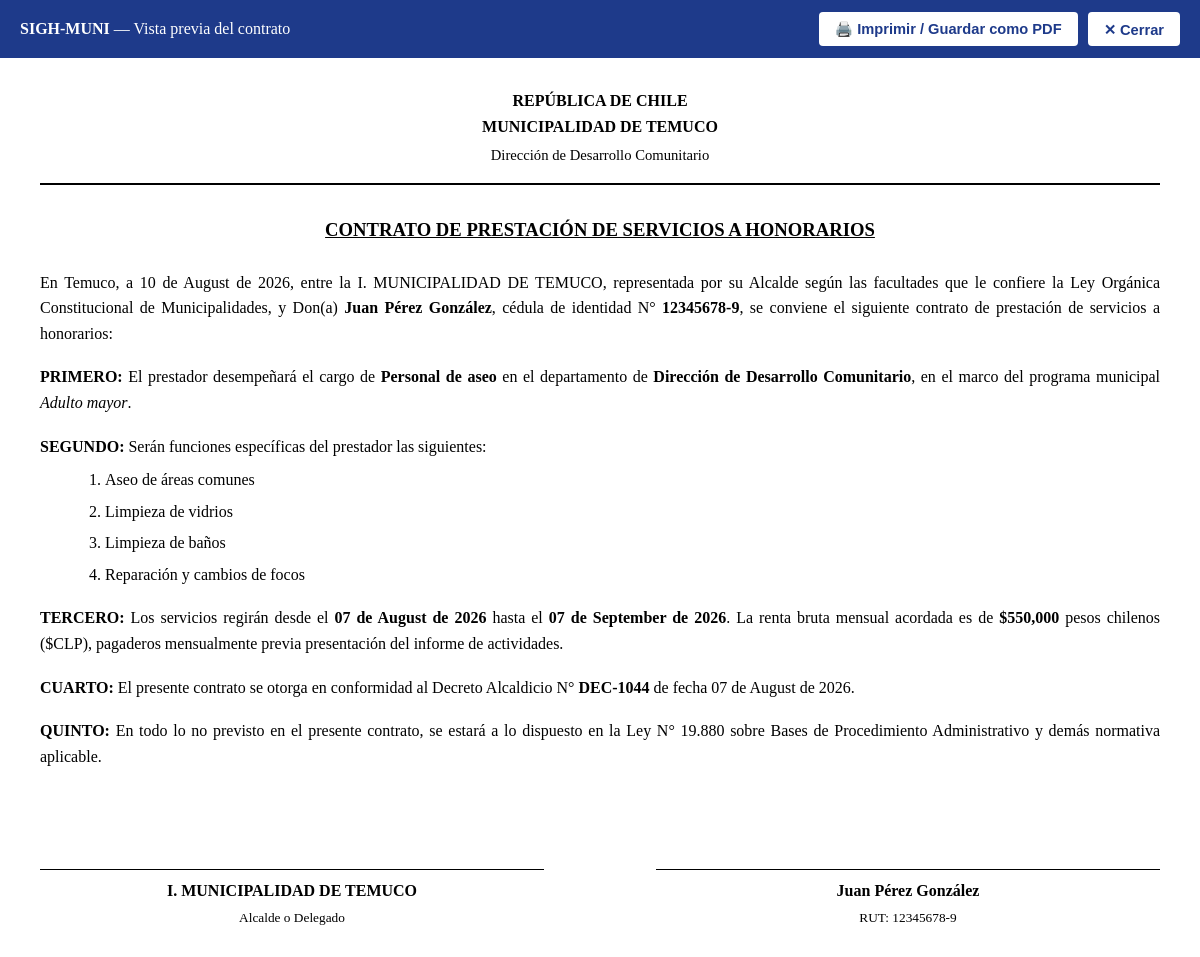
/contracts/2/preview (signed in), run on the app's committed database.
### app/models/user.py (models this page shows, shortened)
class Department(db.Model):
    __tablename__ = 'departments'
    id = db.Column(db.Integer, primary_key=True, autoincrement=True)
    code = db.Column(db.String(50), nullable=False, unique=True)
    name = db.Column(db.String(150), nullable=False)
    cost_center = db.Column(db.String(50), nullable=True)
    is_active = db.Column(db.Integer, nullable=False, default=1)
    created_at = db.Column(db.DateTime, nullable=False, default=datetime.utcnow)
    users = db.relationship('User', backref='department', lazy=True)

### app/models/contract.py (models this page shows, shortened)
class Contract(db.Model):
    __tablename__ = 'contracts'
    id = db.Column(db.Integer, primary_key=True)
    provider_id = db.Column(db.Integer, db.ForeignKey('service_providers.id'), nullable=False)
    department_id = db.Column(db.Integer, db.ForeignKey('departments.id'), nullable=False)
    creation_type = db.Column(db.String(50), default='CREADO')
    contract_number = db.Column(db.String(50), unique=True, nullable=False)
    decline_number = db.Column(db.String(50), nullable=True)
    decline_date = db.Column(db.Date, nullable=True)
    position_title = db.Column(db.String(150), nullable=False)
    program_name = db.Column(db.String(150), nullable=True)
    monthly_amount_gross = db.Column(db.Float, nullable=False)
    total_contract_amount = db.Column(db.Float, nullable=False)
    start_date = db.Column(db.Date, nullable=False)
    end_date = db.Column(db.Date, nullable=False)
    pdf_file_path = db.Column(db.String(255), nullable=True)
    ocr_processed = db.Column(db.Integer, default=0)
    status = db.Column(db.String(30), default='BORRADOR')
    created_at = db.Column(db.DateTime, default=datetime.utcnow)
    provider = db.relationship('ServiceProvider', back_populates='contracts', lazy=True)
    department = db.relationship('Department', backref=db.backref('department_contracts', lazy=True))
    functions = db.relationship('ContractFunction', backref='contract', cascade='all, delete-orphan', lazy=True,
                                order_by='ContractFunction.function_order')
    payments = db.relationship('MonthlyPayment', back_populates='contract', lazy=True, cascade='all, delete-orphan')

class ContractFunction(db.Model):
    __tablename__ = 'contract_functions'
    id = db.Column(db.Integer, primary_key=True)
    contract_id = db.Column(db.Integer, db.ForeignKey('contracts.id'), nullable=False)
    function_order = db.Column(db.Integer, nullable=False)
    function_description = db.Column(db.Text, nullable=False)
    is_mandatory_for_payment = db.Column(db.Integer, default=1)
    created_at = db.Column(db.DateTime, default=datetime.utcnow)

### app/models/provider.py (models this page shows, shortened)
class ServiceProvider(db.Model):
    __tablename__ = 'service_providers'
    id = db.Column(db.Integer, primary_key=True, autoincrement=True)
    rut = db.Column(db.String(20), nullable=False, unique=True, index=True)
    first_name = db.Column(db.String(100), nullable=False)
    paternal_last_name = db.Column(db.String(100), nullable=False)
    maternal_last_name = db.Column(db.String(100), nullable=True)
    email = db.Column(db.String(120), nullable=True)
    phone = db.Column(db.String(50), nullable=True)
    address = db.Column(db.Text, nullable=True)
    bank_name = db.Column(db.String(100), nullable=True)
    account_type = db.Column(db.String(50), nullable=True)
    account_number = db.Column(db.String(50), nullable=True)
    created_at = db.Column(db.DateTime, nullable=False, default=datetime.utcnow)
    contracts = db.relationship('Contract', back_populates='provider', lazy=True, cascade="all, delete-orphan")
    @property
    def full_name(self):
        maternal = f" {self.maternal_last_name}" if self.maternal_last_name else ""
        return f"{self.first_name} {self.paternal_last_name}{maternal}"

### app/routes/contract_builder.py (the view)
@contract_builder_bp.route('/<int:contract_id>/preview')
@login_required
def preview(contract_id):
    contract = Contract.query.get_or_404(contract_id)
    return generate_contract_html(contract)

### app/__init__.py (called while the page is built)
def create_app(config_class=Config):
    app = Flask(__name__)
    app.config.from_object(config_class)
    os.makedirs(app.config['UPLOAD_FOLDER'], exist_ok=True)
    db.init_app(app)
    migrate.init_app(app, db)
    if 'sqlite' in app.config['SQLALCHEMY_DATABASE_URI']:
        from sqlalchemy import event
        from sqlalchemy.engine import Engine
        @event.listens_for(Engine, "connect")
        def set_sqlite_pragma(dbapi_connection, connection_record):
            cursor = dbapi_connection.cursor()
            cursor.execute("PRAGMA foreign_keys=ON;")
            cursor.close()
    from app.auth.routes import auth_bp
    app.register_blueprint(auth_bp, url_prefix='/auth')
    from app.routes import register_routes
    register_routes(app)
    return app

### app/auth/utils.py (called while the page is built)
def login_required(f):
    @wraps(f)
    def decorated_function(*args, **kwargs):
        if 'user_id' not in session:
            flash('Debes iniciar sesión para acceder a esta sección.', 'warning')
            return redirect(url_for('auth.login', next=request.url))
        return f(*args, **kwargs)
    return decorated_function

### app/services/pdf_generator.py (called while the page is built)
def generate_contract_html(contract):
    return render_template('contracts/pdf_template.html', contract=contract)

### app/templates/contracts/pdf_template.html (shortened to what this page needs)
<!DOCTYPE html>
<html lang="es">
<head>
</head>
<body>
    <div class="print-bar">
        <div>
            <strong>SIGH-MUNI</strong> — Vista previa del contrato
        </div>
        <div style="display: flex; gap: 10px;">
            <button onclick="window.print()">🖨️ Imprimir / Guardar como PDF</button>
            <button onclick="window.close()">✕ Cerrar</button>
        </div>
    </div>
    <div class="header">
        República de Chile<br>
        Municipalidad de Temuco<br>
        <span style="font-size: 11pt; font-weight: normal; text-transform: none; margin-top: 5px; display: block;">
            {{ contract.department.name }}
        </span>
    </div>
    <div class="title">CONTRATO DE PRESTACIÓN DE SERVICIOS A HONORARIOS</div>
    <div class="section">
        En Temuco, a {{ contract.created_at.strftime('%d de %B de %Y') }}, entre la I. MUNICIPALIDAD DE TEMUCO, representada por su Alcalde según las facultades que le confiere la Ley Orgánica Constitucional de Municipalidades, y Don(a) <strong>{{ contract.provider.full_name }}</strong>, cédula de identidad N° <strong>{{ contract.provider.rut }}</strong>, se conviene el siguiente contrato de prestación de servicios a honorarios:
    </div>
    <div class="section">
        <strong>PRIMERO:</strong> El prestador desempeñará el cargo de <strong>{{ contract.position_title }}</strong> en el departamento de <strong>{{ contract.department.name }}</strong>, en el marco del programa municipal <em>{{ contract.program_name or 'Gestión Municipal' }}</em>.
    </div>
    <div class="section">
        <strong>SEGUNDO:</strong> Serán funciones específicas del prestador las siguientes:
        <ol class="functions-list">
            {% for f in contract.functions %}
            <li>{{ f.function_description }}</li>
            {% endfor %}
        </ol>
    </div>
    <div class="section">
        <strong>TERCERO:</strong> Los servicios regirán desde el <strong>{{ contract.start_date.strftime('%d de %B de %Y') }}</strong> hasta el <strong>{{ contract.end_date.strftime('%d de %B de %Y') }}</strong>. La renta bruta mensual acordada es de <strong>${{ "{:,.0f}".format(contract.monthly_amount_gross) }}</strong> pesos chilenos ($CLP), pagaderos mensualmente previa presentación del informe de actividades.
    </div>
    {% if contract.decline_number %}
    <div class="section">
        <strong>CUARTO:</strong> El presente contrato se otorga en conformidad al Decreto Alcaldicio N° <strong>{{ contract.decline_number }}</strong>{% if contract.decline_date %} de fecha {{ contract.decline_date.strftime('%d de %B de %Y') }}{% endif %}.
    </div>
    {% endif %}
    <div class="section">
        <strong>{% if contract.decline_number %}QUINTO{% else %}CUARTO{% endif %}:</strong> En todo lo no previsto en el presente contrato, se estará a lo dispuesto en la Ley N° 19.880 sobre Bases de Procedimiento Administrativo y demás normativa aplicable.
    </div>
    <div class="signatures">
        <div class="signature-box">
            <strong>I. MUNICIPALIDAD DE TEMUCO</strong><br>
            <span style="font-size: 10pt;">Alcalde o Delegado</span>
        </div>
        <div class="signature-box">
            <strong>{{ contract.provider.full_name }}</strong><br>
            <span style="font-size: 10pt;">RUT: {{ contract.provider.rut }}</span>
        </div>
    </div>
</body>
</html>

### app/templates/contracts/pdf_template.html (style rules this page uses)
* { box-sizing: border-box; }
body { font-family: 'Times New Roman', Times, serif; font-size: 12pt; line-height: 1.6; margin: 40px; color: #000; }
.header { text-align: center; font-weight: bold; text-transform: uppercase; margin-bottom: 30px; border-bottom: 2px solid #000; padding-bottom: 15px; }
.title { text-align: center; font-size: 14pt; font-weight: bold; margin-bottom: 25px; text-decoration: underline; }
.section { margin-bottom: 18px; text-align: justify; }
.functions-list { margin-left: 25px; margin-top: 8px; }
.functions-list li { margin-bottom: 6px; }
.signatures { margin-top: 100px; display: flex; justify-content: space-between; }
.signature-box { text-align: center; width: 45%; border-top: 1px solid #000; padding-top: 8px; }
.print-bar { background: #1e3a8a; color: white; padding: 12px 20px; display: flex; justify-content: space-between; align-items: center; margin: -40px -40px 30px -40px; }
.print-bar button { background: white; color: #1e3a8a; border: none; padding: 8px 16px; font-weight: bold; border-radius: 4px; cursor: pointer; font-size: 11pt; }

### data on the page
Department: department.name "Dirección de Desarrollo Comunitario"
Contract: created_at "10 de August de 2026", position_title "Personal de aseo", program_name "Adulto mayor", start_date "07 de August de 2026", end_date "07 de September de 2026", monthly_amount_gross "550,000", decline_number "DEC-1044", decline_date "07 de August de 2026"
ServiceProvider: provider.full_name "Juan Pérez González", provider.rut "12345678-9"
ContractFunction: function_description "Aseo de áreas comunes"
ContractFunction: function_description "Limpieza de vidrios"
ContractFunction: function_description "Limpieza de baños"
ContractFunction: function_description "Reparación y cambios de focos"
